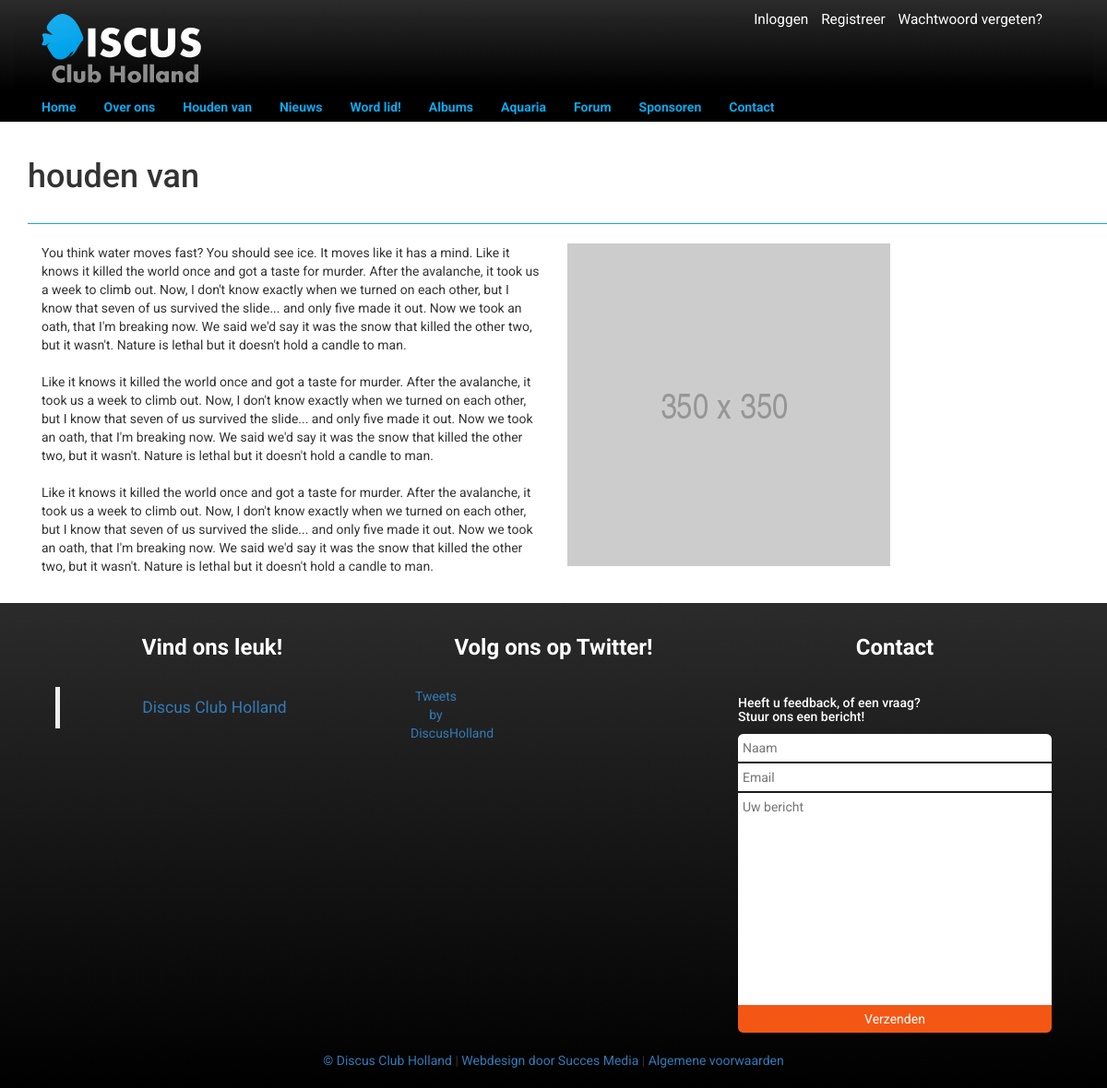
/pages/houden-van.php, run on the app's committed database.
### tables this page shows
CREATE TABLE IF NOT EXISTS `page` (
  `id` INT NOT NULL AUTO_INCREMENT,
  `name` VARCHAR(45) NOT NULL,
  `content` TEXT NOT NULL,
  `image_id` INT NOT NULL,
  `uri` VARCHAR(45) NOT NULL,
  PRIMARY KEY (`id`),
  INDEX `fk_page_image1_idx` (`image_id` ASC),
  CONSTRAINT `fk_page_image1`
    FOREIGN KEY (`image_id`)
    REFERENCES `image` (`id`)
    ON DELETE NO ACTION
    ON UPDATE NO ACTION);

CREATE TABLE IF NOT EXISTS `image` (
  `id` INT NOT NULL AUTO_INCREMENT,
  `path` TEXT NOT NULL,
  `album_id` INT NULL,
  `aquarium_id` INT NULL,
  PRIMARY KEY (`id`),
  INDEX `fk_image_album1_idx` (`album_id` ASC),
  INDEX `fk_image_aquarium1_idx` (`aquarium_id` ASC),
  CONSTRAINT `fk_image_album1`
    FOREIGN KEY (`album_id`)
    REFERENCES `album` (`id`)
    ON DELETE NO ACTION
    ON UPDATE NO ACTION,
  CONSTRAINT `fk_image_aquarium1`
    FOREIGN KEY (`aquarium_id`)
    REFERENCES `aquarium` (`id`)
    ON DELETE NO ACTION
    ON UPDATE NO ACTION);

### pages/houden-van.php (the view, shortened to what this page needs)
<?php
require_once("../includes/tools/security.php");
$sql = "SELECT * FROM page JOIN image ON page.image_id = image.id WHERE uri = :uri";
$result = $dbc->prepare($sql);
$result->execute([":uri" => isset($_GET["uri"]) ? $_GET["uri"] : "houden-van"]);
$page = $result->fetch();
?>
<!DOCTYPE html>
<html lang="en">
<head>
    <link rel="stylesheet" href="/css/style.css">
    <link rel="stylesheet" href="https://maxcdn.bootstrapcdn.com/bootstrap/3.3.7/css/bootstrap.min.css">
    <link rel="stylesheet" href="https://maxcdn.bootstrapcdn.com/font-awesome/4.4.0/css/font-awesome.min.css">
</head>
<body>
<?php
require_once("../includes/components/nav.php");
?>
<div class="container main">
    <br>
    <div class="row">
        <h1><?php echo $page['name']; ?></h1>
        <hr class="col-md-12">
        <div class="col-md-6">
            <?php echo $page['content']; ?>
        </div>
        <div class="col-md-6">
            <img src="/images/<?php echo $page['path']; ?>" alt="">
        </div>
    </div>
    <br>
</div>
<footer>
    <?php require_once('../includes/components/footer.php') ; ?>
</footer>
</body>
</html>

### css/style.css (style rules this page uses)
* { font-family: 'Roboto', sans-serif; }
body { margin: 0; padding: 0; overflow-x: hidden; }
.main { min-height: 50vh; }
hr { border-color: #0ba8ec !important; }
.row { margin-right: 0px !important; margin-left: 0px !important; }
img { max-width: 100%; height: auto; }

### data on the page
page: name "houden van", content "You think water moves fast? You should see ice. It moves like it has a mind. Like it knows it killed the world once and got a taste for murder. After the avalanche, it took us a week to climb out. Now, I don't know exactly when we turned on each other, but I know that seven of us survived the slide... and only five made it out. Now we took an oath, that I'm breaking now. We said we'd say it was the snow that killed the other two, but it wasn't. Nature is lethal but it doesn't hold a candle to man. Like it knows it killed the world once and got a taste for murder. After the avalanche, it took us a week to climb out. Now, I don't know exactly when we turned on each other, but I know that…", image.path (placeholder picture)
